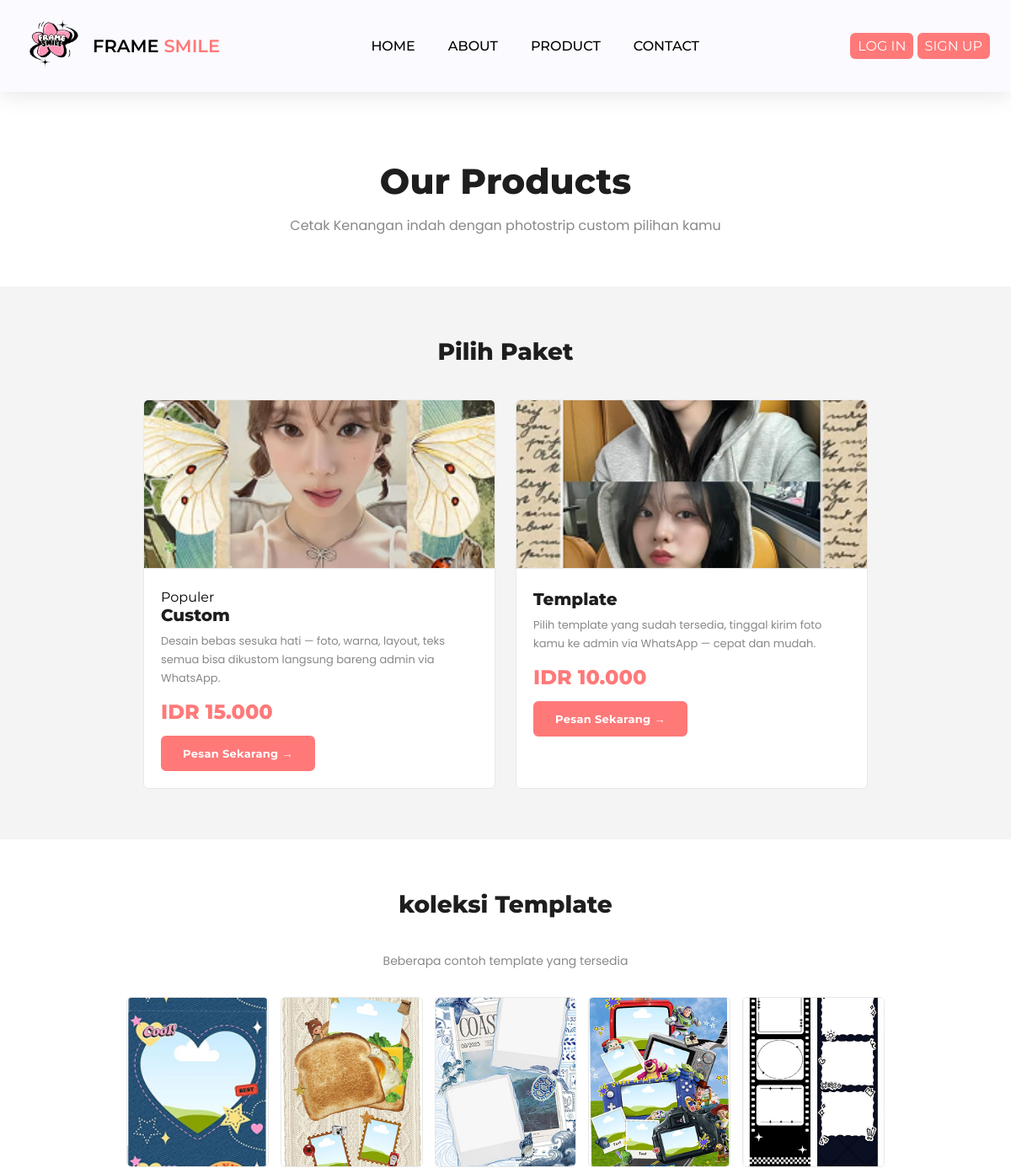
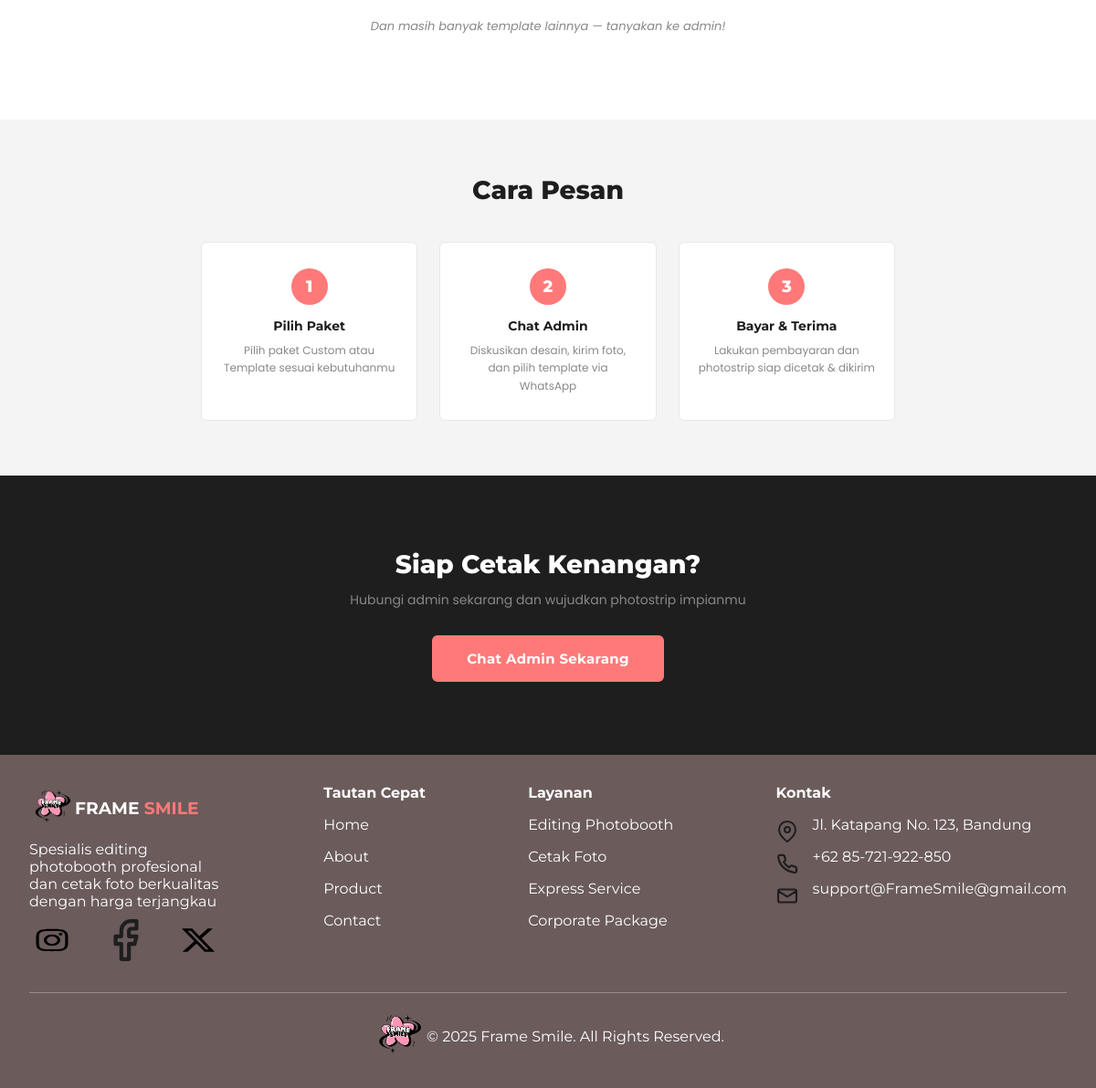
/pages/product.php, run on the app's committed database (2 pictures, top to bottom).
### tables this page shows
CREATE TABLE `products` (
  `id` int(10) UNSIGNED NOT NULL,
  `slug` varchar(50) NOT NULL,
  `name` varchar(100) NOT NULL,
  `description` text DEFAULT NULL,
  `price` int(10) UNSIGNED DEFAULT 0,
  `image` varchar(255) DEFAULT NULL,
  `badge` varchar(50) DEFAULT NULL,
  `is_active` tinyint(1) DEFAULT 1,
  `sort_order` int(11) DEFAULT 0,
  `created_at` timestamp NOT NULL DEFAULT current_timestamp()
);

### pages/product.php (the view, shortened to what this page needs)
<?php
require_once __DIR__ . '/../includes/db.php';
$products = [];
$res = mysqli_query($koneksi, "SELECT * FROM products WHERE is_active=1 ORDER BY sort_order ASC");
while ($row = mysqli_fetch_assoc($res)) $products[] = $row;
$adminWA = '6281234567890';
?>
<!DOCTYPE html>
<html lang="en">
<head>
    <link rel="stylesheet" href="../public/assets/css/product.css">
</head>
<body>
    <?php require_once __DIR__ . '/../components/navbar.php'; ?>
    <main class="product-page">
      <section class="product-hero">
        <h1>Our Products</h1>
        <p>Cetak Kenangan indah dengan photostrip custom pilihan kamu</p>
      </section>
      <section class="product-packages">
        <h2>Pilih Paket</h2>
       <div class="packages-grid">
          <?php foreach ($products as $p):
              $harga = number_format($p['price'], 0, ',', '.');
              $waMsg = urlencode('Halo! Saya ingin pesan paket ' . $p['name'] . ' di FrameSmile 📸');
          ?>
          <div class="package-card">
              <?php if ($p['image']): ?>
                  <img src="/framesmile/<?= htmlspecialchars($p['image']) ?>"
                      alt="<?= htmlspecialchars($p['name']) ?>">
              <?php else: ?>
                  <div style="height:200px;background:#f4f4f4;display:flex;align-items:center;justify-content:center;color:#ccc;">No Image</div>
              <?php endif; ?>
              <div class="package-info">
                  <?php if ($p['badge']): ?>
                      <span class="package-badge"><?= htmlspecialchars($p['badge']) ?></span>
                  <?php endif; ?>
                  <h3><?= htmlspecialchars($p['name']) ?></h3>
                  <p><?= htmlspecialchars($p['description']) ?></p>
                  <div class="package-price">IDR <?= $harga ?></div>
                  <a href="https://wa.me/<?= $adminWA ?>?text=<?= $waMsg ?>"
                    class="btn-wa" target="_blank">
                      Pesan Sekarang →
                  </a>
              </div>
          </div>
          <?php endforeach; ?>
      </div>
      </section>
      <section class="template-preview">
        <h2>koleksi Template</h2>
        <p>Beberapa contoh template yang tersedia</p>
        <div class="template-grid">
           <article class="template-card">
                <img src="../public/assets/product-assets/images/templates/template-1.png" alt="Template 1" loading="lazy">
            </article>
            <article class="template-card">
                <img src="../public/assets/product-assets/images/templates/template-2.png" alt="Template 2" loading="lazy">
            </article>
            <article class="template-card">
                <img src="../public/assets/product-assets/images/templates/template-3.png" alt="Template 3" loading="lazy">
            </article>
            <article class="template-card">
                <img src="../public/assets/product-assets/images/templates/template-4.png" alt="Template 4" loading="lazy">
            </article>
            <article class="template-card">
                <img src="../public/assets/product-assets/images/templates/template-5.png" alt="Template 5" loading="lazy">
            </article>
        </div>
        <p class="template-note">Dan masih banyak template lainnya — tanyakan ke admin!</p>
      </section>
      <section class="how-to-order">
        <h2>Cara Pesan</h2>
        <div class="steps-grid">
          <div class="step">
            <div class="step-number">1</div>
            <h4>Pilih Paket</h4>
            <p>Pilih paket Custom atau Template sesuai kebutuhanmu</p>
          </div>
          <div class="step">
            <div class="step-number">2</div>
            <h4>Chat Admin</h4>
            <p>Diskusikan desain, kirim foto, dan pilih template via WhatsApp</p>
          </div>
          <div class="step">
            <div class="step-number">3</div>
            <h4>Bayar & Terima</h4>
            <p>Lakukan pembayaran dan photostrip siap dicetak & dikirim</p>
          </div>
        </div>
      </section>
      <section class="product-cta">
        <h2>Siap Cetak Kenangan?</h2>
        <p>Hubungi admin sekarang dan wujudkan photostrip impianmu</p>
        <a href="https://wa.me/<?= $adminWA ?>?text=<?= urlencode('Halo! Saya ingin tahu lebih lanjut tentang FrameSmile 📸') ?>" class="btn-wa btn-wa-large" target="_blank">Chat Admin Sekarang</a>
      </section>
    </main>
    <?php require_once __DIR__ . '/../components/footer.php'; ?>
</body>
</html>

### components/navbar.php
<div class="navbar">
    <div class="logo">
        <a href="../pages/home.php"><img src="../public/assets/img/icon-framesmile.png" alt="Logo berbentuk bintang dengan tulisan Frame smile ditengah serta memiliki ujung yang tumpul"></a>
        <p>FRAME <span>SMILE</span></p>
    </div>
    <div class="navlink">
        <a href="../pages/home.php" class="active">HOME</a>
        <a href="../pages/about.php">ABOUT</a>
        <a href="../pages/product.php">PRODUCT</a>
        <a href="../pages/contact.php">CONTACT</a>
    </div>
    <div class="nav-btn">
        <a href="../pages/login.php">LOG IN</a>
        <a href="../pages/sign-up.php">SIGN UP</a>
    </div>
</div>

### components/footer.php
<footer class="footer">
    <div class="footer-container">
        <div class="footer-brand">
            <div class="title">
                <a href="../pages/home.php"><img src="../public/assets/img/icon-framesmile.png" alt="Logo berbentuk bintang dengan tulisan Frame smile ditengah serta memiliki ujung yang tumpul"></a>
                <h3>FRAME <span>SMILE</span></h3>
            </div>
            <p>Spesialis editing photobooth profesional dan cetak foto berkualitas dengan harga terjangkau</p>
            <div class="social">
                <img src="../public/assets/img/instagram.svg" alt="icon Instagram">
                <img src="../public/assets//img/Facebook.svg" alt="icon Facebook">
                <img src="../public/assets//img/X.svg" alt="icon X">
            </div>
        </div>
        <div class="footer-col">
            <h4>Tautan Cepat</h4>
            <ul>
                <li><a href="../pages/home.php">Home</a></li>
                <li><a href="../pages/about.php">About</a></li>
                <li><a href="../pages/product.php">Product</a></li>
                <li><a href="../pages/contact.php">Contact</a></li>
            </ul>
            </div>
        <div class="footer-col">
            <h4>Layanan</h4>
            <ul>
                <li>Editing Photobooth</li>
                <li>Cetak Foto</li>
                <li>Express Service</li>
                <li>Corporate Package</li>
            </ul>
        </div>
        <div class="footer-col">
            <h4>Kontak</h4>
            <ul>
                <div class="Kontak-img">
                    <img src="../public/assets//img/Map-pin.svg" alt="">
                    <li>Jl. Katapang No. 123, Bandung</li>
                </div>
                <div class="Kontak-img">
                    <img src="../public/assets//img/Phone.svg" alt="">
                    <li>+62 85-721-922-850</li>
                </div>
                <div class="Kontak-img">
                    <img src="../public/assets//img/Mail.svg" alt="">
                    <li>support@FrameSmile@gmail.com</li>
                </div>
            </ul>
        </div>
    </div>
    <div class="footer-bottom">
        <a href="../pages/home.php"><img src="../public/assets/img/icon-framesmile.png"></a>
        <p>© 2025 Frame Smile. All Rights Reserved.</p>
    </div>
</footer>

### public/assets/css/product.css (style rules this page uses)
:root { --black: #1e1e1e; --white: #ffffff; --bg: #f4f4f4; --gray:#888888; --light: #e8e8e8; --accent: #ff7979; --accent-hover: #e86060; --accent-light: #fff0f0; --radius: 6px; --font-head: 'Montserrat', sans-serif; --font-body: 'Poppins', sans-serif; }
* { font-family: 'Montserrat', Arial, Helvetica, sans-serif; padding: 0; margin: 0; box-sizing: border-box; }
.product-hero { text-align: center; padding: 80px 24px 60px; }
.product-hero h1 { font-family: var(--font-head); font-size: 42px; font-weight: 800; color: var(--black); margin-bottom: 14px; }
.product-hero p { font-family: var(--font-body); font-size: 16px; color: var(--gray); }
.product-packages { padding: 60px 24px; background: var(--bg); }
.product-packages h2, .template-preview h2, .how-to-order h2, .product-cta h2 { font-family: var(--font-head); font-size: 28px; font-weight: 800; text-align: center; margin-bottom: 40px; color: var(--black); }
.packages-grid { display: grid; grid-template-columns: repeat(2, 1fr); gap: 24px; max-width: 860px; margin: 0 auto; }
.package-card { background: var(--white); border: 1.5px solid var(--light); border-radius: var(--radius); overflow: hidden; transition: box-shadow .2s, transform .2s; }
.package-card img { width: 100%; height: 200px; object-fit: cover; border-bottom: 1.5px solid var(--light); }
.package-info { padding: 20px; }
.package-info h3 { font-family: var(--font-head); font-size: 20px; font-weight: 800; margin-bottom: 8px; color: var(--black); }
.package-info p { font-family: var(--font-body); font-size: 13px; color: var(--gray); line-height: 1.7; margin-bottom: 14px; }
.package-price { font-family: var(--font-head); font-size: 24px; font-weight: 800; color: var(--accent); margin-bottom: 14px; }
.btn-wa { display: inline-block; padding: 11px 24px; background: var(--accent); color: var(--white); border: 2px solid var(--accent); border-radius: var(--radius); font-family: var(--font-head); font-size: 13px; font-weight: 700; text-decoration: none; transition: .15s; letter-spacing: .3px; }
.btn-wa-large { padding: 14px 36px; font-size: 15px; }
.template-preview { padding: 60px 24px; }
.template-preview p { font-family: var(--font-body); font-size: 14px; color: var(--gray); text-align: center; margin-bottom: 32px; }
.template-grid { display: grid; grid-template-columns: repeat(auto-fill, minmax(160px, 1fr)); gap: 14px; max-width: 900px; margin: 0 auto 20px; }
.template-card { border: 1.5px solid var(--light); border-radius: var(--radius); overflow: hidden; transition: box-shadow .2s, transform .15s; }
.template-card img { width: 100%; height: 200px; object-fit: cover; display: block; }
.template-note { text-align: center; font-size: 13px !important; color: var(--gray) !important; font-style: italic; }
.how-to-order { padding: 60px 24px; background: var(--bg); }
.steps-grid { display: grid; grid-template-columns: 1fr 1fr 1fr !important; gap: 24px; max-width: 760px; margin: 0 auto; width: 100%; }
.step { text-align: center; padding: 28px 20px; background: var(--white); border: 1.5px solid var(--light); border-radius: var(--radius); }
.step-number { width: 40px; height: 40px; background: var(--accent); color: var(--white); border-radius: 50%; font-family: var(--font-head); font-size: 18px; font-weight: 800; display: flex; align-items: center; justify-content: center; margin: 0 auto 14px; }
.step h4 { font-family: var(--font-head); font-size: 14px; font-weight: 700; margin-bottom: 8px; color: var(--black); }
.step p { font-family: var(--font-body); font-size: 12px; color: var(--gray); line-height: 1.6; }
.product-cta { padding: 80px 24px; text-align: center; background: var(--black); }
.product-cta h2 { color: var(--white) !important; margin-bottom: 12px; }
.product-cta p { font-family: var(--font-body); color: #888; font-size: 14px; margin-bottom: 28px; }

### data on the page
products: image (picture), badge "Populer", name "Custom", description "Desain bebas sesuka hati — foto, warna, layout, teks semua bisa dikustom langsung bareng admin via WhatsApp.", price "15.000"
products: image (picture), name "Template", description "Pilih template yang sudah tersedia, tinggal kirim foto kamu ke admin via WhatsApp — cepat dan mudah.", price "10.000"
